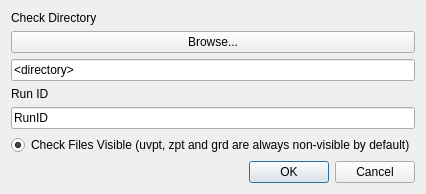
<?xml version="1.0" encoding="UTF-8"?>
<ui version="4.0">
 <class>coastalmeqgis_import_check</class>
 <widget class="QDialog" name="coastalmeqgis_import_check">
  <property name="windowModality">
   <enum>Qt::ApplicationModal</enum>
  </property>
  <property name="enabled">
   <bool>true</bool>
  </property>
  <property name="geometry">
   <rect>
    <x>0</x>
    <y>0</y>
    <width>388</width>
    <height>183</height>
   </rect>
  </property>
  <property name="mouseTracking">
   <bool>false</bool>
  </property>
  <property name="windowTitle">
   <string>Import COASTALME Check File</string>
  </property>
  <layout class="QGridLayout" name="gridLayout">
   <item row="0" column="0">
    <widget class="QLabel" name="label1">
     <property name="text">
      <string>Check Directory</string>
     </property>
    </widget>
   </item>
   <item row="1" column="0">
    <widget class="QPushButton" name="browsedir">
     <property name="text">
      <string>Browse...</string>
     </property>
    </widget>
   </item>
   <item row="2" column="0">
    <widget class="QLineEdit" name="emptydir">
     <property name="text">
      <string>&lt;directory&gt;</string>
     </property>
     <property name="readOnly">
      <bool>false</bool>
     </property>
    </widget>
   </item>
   <item row="3" column="0">
    <widget class="QLabel" name="label3">
     <property name="text">
      <string>Run ID</string>
     </property>
    </widget>
   </item>
   <item row="4" column="0">
    <widget class="QLineEdit" name="txtRunID">
     <property name="text">
      <string>RunID</string>
     </property>
     <property name="readOnly">
      <bool>false</bool>
     </property>
    </widget>
   </item>
   <item row="5" column="0">
    <widget class="QRadioButton" name="showchecks">
     <property name="text">
      <string>Check Files Visible (uvpt, zpt and grd are always non-visible by default)</string>
     </property>
     <property name="checked">
      <bool>true</bool>
     </property>
    </widget>
   </item>
   <item row="6" column="0">
    <widget class="QDialogButtonBox" name="buttonBox">
     <property name="orientation">
      <enum>Qt::Horizontal</enum>
     </property>
     <property name="standardButtons">
      <set>QDialogButtonBox::Cancel|QDialogButtonBox::Ok</set>
     </property>
    </widget>
   </item>
  </layout>
 </widget>
 <resources/>
 <connections>
  <connection>
   <sender>buttonBox</sender>
   <signal>accepted()</signal>
   <receiver>coastalmeqgis_import_check</receiver>
   <slot>accept()</slot>
   <hints>
    <hint type="sourcelabel">
     <x>248</x>
     <y>254</y>
    </hint>
    <hint type="destinationlabel">
     <x>157</x>
     <y>274</y>
    </hint>
   </hints>
  </connection>
  <connection>
   <sender>buttonBox</sender>
   <signal>rejected()</signal>
   <receiver>coastalmeqgis_import_check</receiver>
   <slot>reject()</slot>
   <hints>
    <hint type="sourcelabel">
     <x>316</x>
     <y>260</y>
    </hint>
    <hint type="destinationlabel">
     <x>286</x>
     <y>274</y>
    </hint>
   </hints>
  </connection>
 </connections>
</ui>
